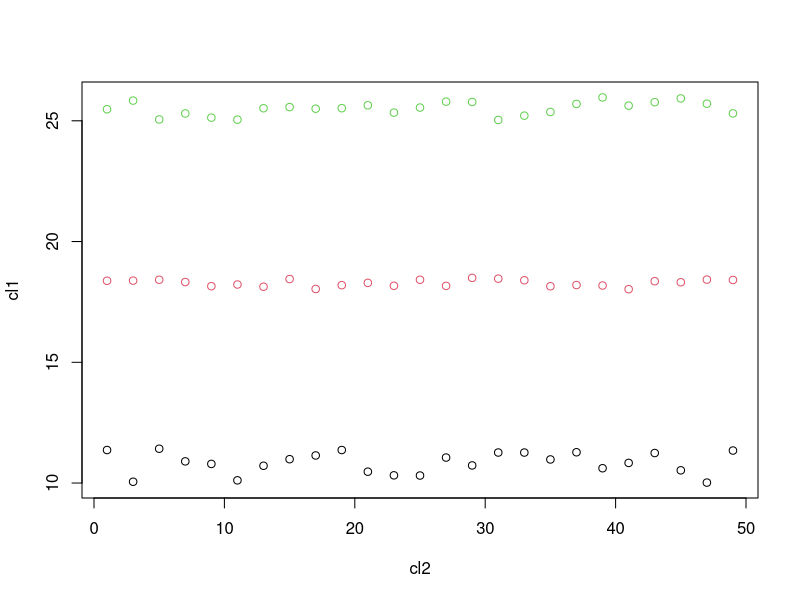
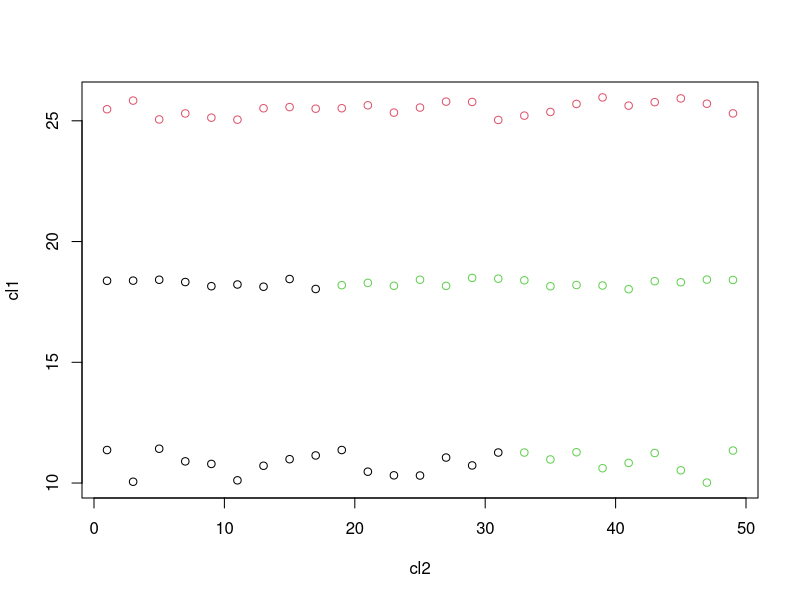
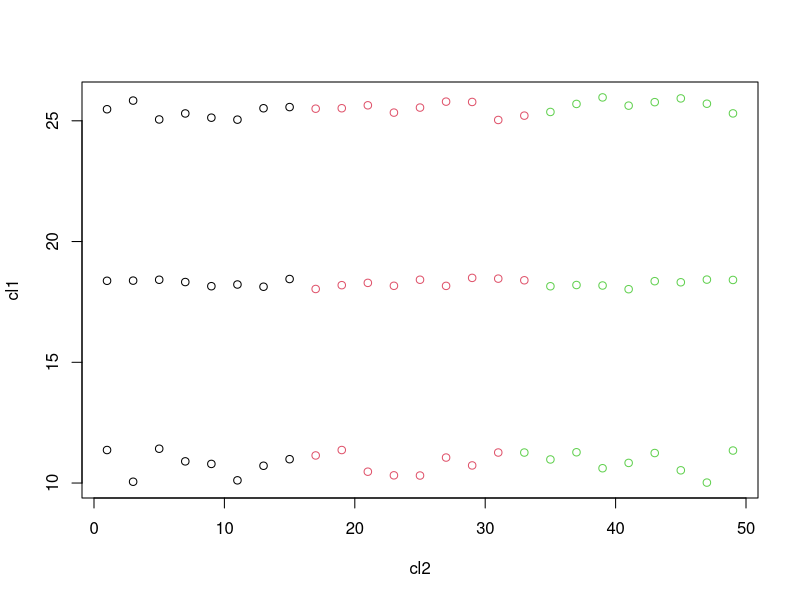
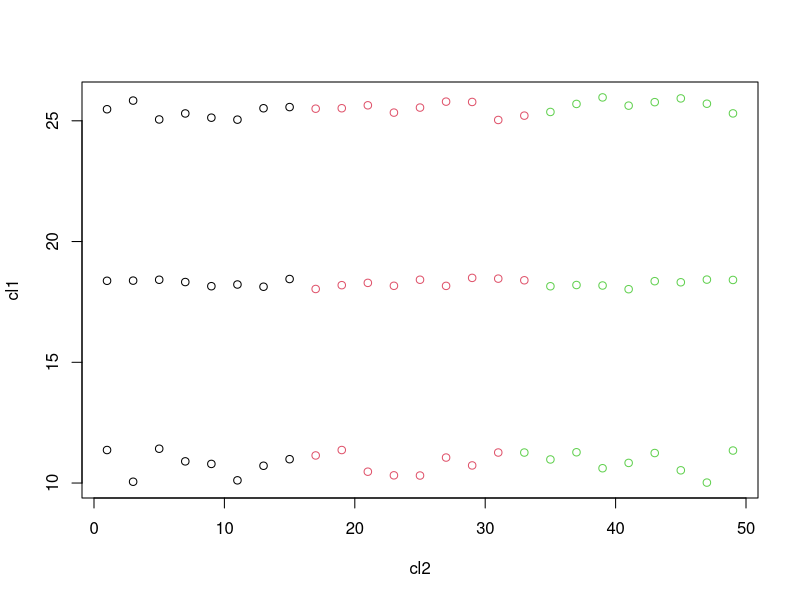

These charts were generated, in order, by the following R code:
library(cluster)
cl1 <- c()
cl2 <- c()
for(i in seq(1,50, by=2))
{
  cl1 <- c(cl1,runif(1, min=10, max=11.5))
  cl1 <- c(cl1,runif(1, min=18, max=18.5))
  cl1 <- c(cl1,runif(1, min=25, max=26))
  cl2 <- c(cl2, i)  
}
fr<-data.frame(cl2,cl1)

res_man_true<-clara(fr, 3, metric = "manhattan", stand = TRUE)
png(file = 'cl_man_true.jpg')
plot(fr, col = res_man_true$clustering)

res_eucl_true<-clara(fr, 3, metric = "euclidean", stand = TRUE)
png(file = 'cl_eucl_true.jpg')
plot(fr, col = res_eucl_true$clustering)

res_man_false<-clara(fr, 3,metric = "manhattan", stand = FALSE)
png(file = 'cl_man_false.jpg')
plot(fr, col = res_man_false$clustering)

res_eucl_false<-clara(fr, 3, metric = "euclidean", stand = FALSE)
png(file = 'cl_eucl_false.jpg')
plot(fr, col = res_eucl_false$clustering)